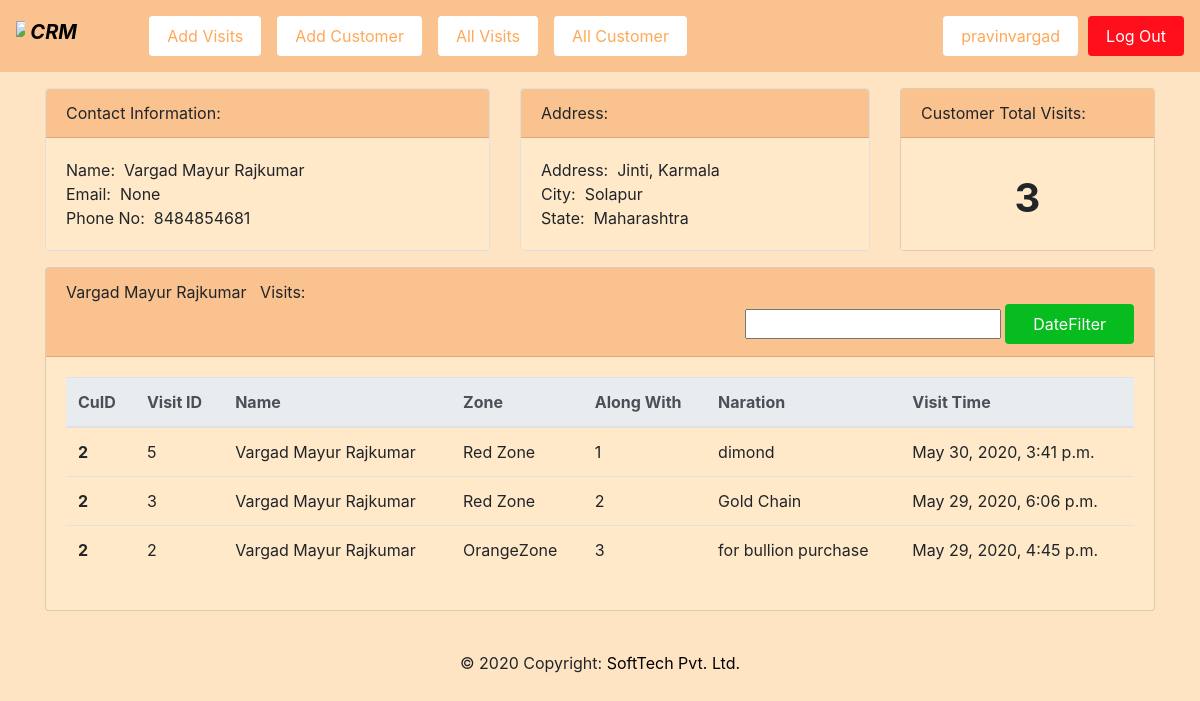
/2/ (signed in), run on the app's committed database.
### customer/models.py (models this page shows)
class Customer(models.Model):
    name = models.CharField(max_length=500,  blank=False, null=False)
    addr = models.CharField(max_length=200,  blank=False, null=False)
    city = models.CharField(max_length=100,  blank=False, null=False)
    state = models.CharField(max_length=100,  blank=False, null=False)
    created_date = models.DateTimeField(auto_now_add=True)
    phone = models.CharField(max_length=15,  blank=False, null=False)
    email = models.EmailField(default='',null=True,blank=True)
    def __str__(self):
        return self.name

class Visits(models.Model):
    status = {
        ('Green Zone', 'GREEN ZONE'),
        ('OrangeZone','ORANGE ZONE'),
        ('Red Zone','RED ZONE'),
        ('Containment Zone','CONTAINMENT ZONE'),
    }
    customer = models.ForeignKey(Customer, on_delete=models.CASCADE,null=False,blank=False)
    zone_status = models.CharField(null=True,blank=True, choices=status, max_length=100)
    created_date = models.DateTimeField(auto_now_add=True)
    narration = models.CharField(max_length=1000)
    along_with = models.IntegerField(default=0)

### customer/decorators.py (the view)
        def wraper_func(request, *args, **kwargs):
            group = None
            if request.user.groups.exists():
                group = request.user.groups.all()[0].name
            if group in allowed_role:
                return view_func(request, *args, **kwargs)
            else:
                return HttpResponse('Unauthorised access, Login using authorised credentional!!!')

### customer/views.py (called while the page is built)
@login_required(login_url='login')
@allowed_users(allowed_role=['admin'])
def customer(request, pk):
    customer = Customer.objects.get(id=pk)
    visits = customer.visits_set.all().order_by('-id')
    visits_count = visits.count()
    myfilter = VisitsFilter(request.GET, queryset=visits)
    visits = myfilter.qs
    myfilter = VisitsFilter()
    return render(request, 'customer/customer.html', {
        'visits': visits,
        'visits_count': visits_count,
        'myfilter': myfilter,
        'customer': customer,
    })

### customer/templates/customer/customer.html (shortened to what this page needs)
{% extends 'customer/layout.html' %}
{% load static %}
{% block body %}
    <div class="row mt-3">
        <div class="col-lg-5">
            <div class="card">
                <div class="card-header header-color">
                    Contact Information:
                </div>
                <div class="card-body card-home">
                    <div>Name:&nbsp; {{ customer.name }}</div>
                    <div>Email:&nbsp; {{ customer.email }}</div>
                    <div>Phone No:&nbsp; {{ customer.phone }}</div>
                </div>
            </div>
        </div>
        <div class="col-lg-4">
            <div class="card">
                <div class="card-header header-color">
                    Address:
                </div>
                <div class="card-body card-home">
                    <div>Address:&nbsp; {{ customer.addr }}</div>
                    <div>City:&nbsp; {{ customer.city }}</div>
                    <div>State:&nbsp; {{ customer.state }}</div>
                </div>
            </div>
        </div>
        <div class="col-lg-3">
            <div class="card card-home">
                <div class="card-header header-color">
                    Customer Total Visits:
                </div>
                <div class="card-body mt-3 card-home" style="text-align: center;">
                    <div>
                        <h1><b>{{ visits_count }}</b></h1>
                    </div>
                </div>
            </div>
        </div>
    </div>
   <div class="card mt-3 card-home">
        <div class="card-header header-color">
            <div>
                {{ customer.name }} &nbsp; Visits:
            </div>
            <div >
                <form style="float: right;" action=" {% url 'customer' customer.id %} " method="get">
                    {{ myfilter.form.created_date }}
                    <input type="submit"  class=" btn-sm details rounded"  value="DateFilter">
                </form>
            </div>
        </div>
        <div class="card-body">
            <table class="table">
                <thead class="thead-light">
                    <tr>
                        <th scope="col">CuID</th>
                        <th scope="col">Visit ID</th>
                        <th scope="col">Name</th>
                        <th scope="col">Zone</th>
                        <th scope="col">Along With</th>
                        <th scope="col">Naration</th>
                        <th scope="col">Visit Time</th>
                    </tr>
                </thead>
                <tbody>
                    {% for visit in visits %}
                    <tr>
                        <th scope="row">{{ visit.customer.id }}</th>
                        <td>{{ visit.id }}</td>
                        <td>{{ visit.customer }}</td>
                        <td>{{ visit.zone_status }}</td>
                         <td>{{ visit.along_with }}</td>
                        <td>{{ visit.narration }}</td>
                        <td>{{ visit.created_date }}</td>
                    </tr>
                    {% endfor %}
                </tbody>
            </table>
        </div>
    </div>
{% endblock body %}

### customer/templates/customer/layout.html (shortened to what this page needs)
<!doctype html>
<html lang="en">
  <head>
    {% load static %}
    <link rel="stylesheet" href="https://stackpath.bootstrapcdn.com/bootstrap/4.5.0/css/bootstrap.min.css">
    <link rel="stylesheet" href=" {% static 'css/style.css' %} ">
  </head>
  <body>
    <nav class="navbar navbar-expand-lg " style="background-color: #fac28e;">
  <a class="navbar-brand" href="/">
    <div class="form-inline">
      <img style="width: 8%;" src=" {% static 'images/logo.png' %} " alt="logo">&nbsp;
      <h5><b><i>CRM</i></b></h5>
    </div>
  </a>
  <div class="collapse navbar-collapse" id="navbarSupportedContent">
    <ul class="navbar-nav mr-auto">
        {% if request.user.is_superuser %}
            <li class="nav-item active">
              <a class="nav-link" href="{% url 'index' %}"> <button class="button rounded">Add Visits</button> <span class="sr-only">(current)</span></a>
            </li>
            <li class="nav-item active">
              <a class="nav-link" href="{% url 'addCustomer' %} "><button class="button rounded">Add Customer</button> <span class="sr-only">(current)</span></a>
            </li>
            <li class="nav-item active">
              <a class="nav-link" href="{% url 'allVisits' %}"><button class="button rounded">All Visits</button> <span class="sr-only">(current)</span></a>
            </li>
            <li class="nav-item active">
              <a class="nav-link" href="{% url 'allCustomers' %}"><button class="button rounded">All Customer</button> <span class="sr-only">(current)</span></a>
            </li>
        {% endif %}
    </ul>
    <span style="float: right; margin-right: 10px;">
        <button class="button rounded">{{ request.user }}</button>
    </span>
     <span style="float: right;">
        <a href=" {% url 'logout' %} ">
          <button class="logout rounded">Log Out</button>
        </a>
    </span>
  </div>
</nav>
    <div class="container">
        {% block body %}
        {% endblock body %}
    </div>
    <footer class="page-footer font-small blue pt-4 mb-0">
    <div class="footer-copyright text-center py-3">© 2020 Copyright:
      <a href=""> SoftTech Pvt. Ltd.</a>
    </div>
    </footer>
  </body>
</html>

### customer/static/css/style.css (style rules this page uses)
a { color: black; }
body { background-color: bisque; }
.card-home { background-color: rgb(255, 233, 201); }
.header-color { background-color: #fac28e; }
.button { background-color: #ffffff; border: none; color: #ffa857; padding: 8px 18px; text-align: center; text-decoration: none; display: inline-block; font-size: 16px; }
.details { background-color: hsl(128, 94%, 38%); border: none; color: #ffffff; padding: 8px 28px; text-align: center; text-decoration: none; font-size: 16px; }
.logout { background-color: hsl(357, 100%, 53%); border: none; color: #ffffff; padding: 8px 18px; text-align: center; text-decoration: none; font-size: 16px; }

### data on the page
Customer: name "Vargad Mayur Rajkumar", email "None", phone "8484854681", addr "Jinti, Karmala", city "Solapur", state "Maharashtra"
Visits: customer.id "2", id "5", customer "Vargad Mayur Rajkumar", zone_status "Red Zone", along_with "1", narration "dimond", created_date "May 30, 2020, 3:41 p.m."
Visits: customer.id "2", id "3", customer "Vargad Mayur Rajkumar", zone_status "Red Zone", along_with "2", narration "Gold Chain", created_date "May 29, 2020, 6:06 p.m."
Visits: customer.id "2", id "2", customer "Vargad Mayur Rajkumar", zone_status "OrangeZone", along_with "3", narration "for bullion purchase", created_date "May 29, 2020, 4:45 p.m."

### other printed values
{{ request.user }} "pravinvargad"
{{ visits_count }} "3"
